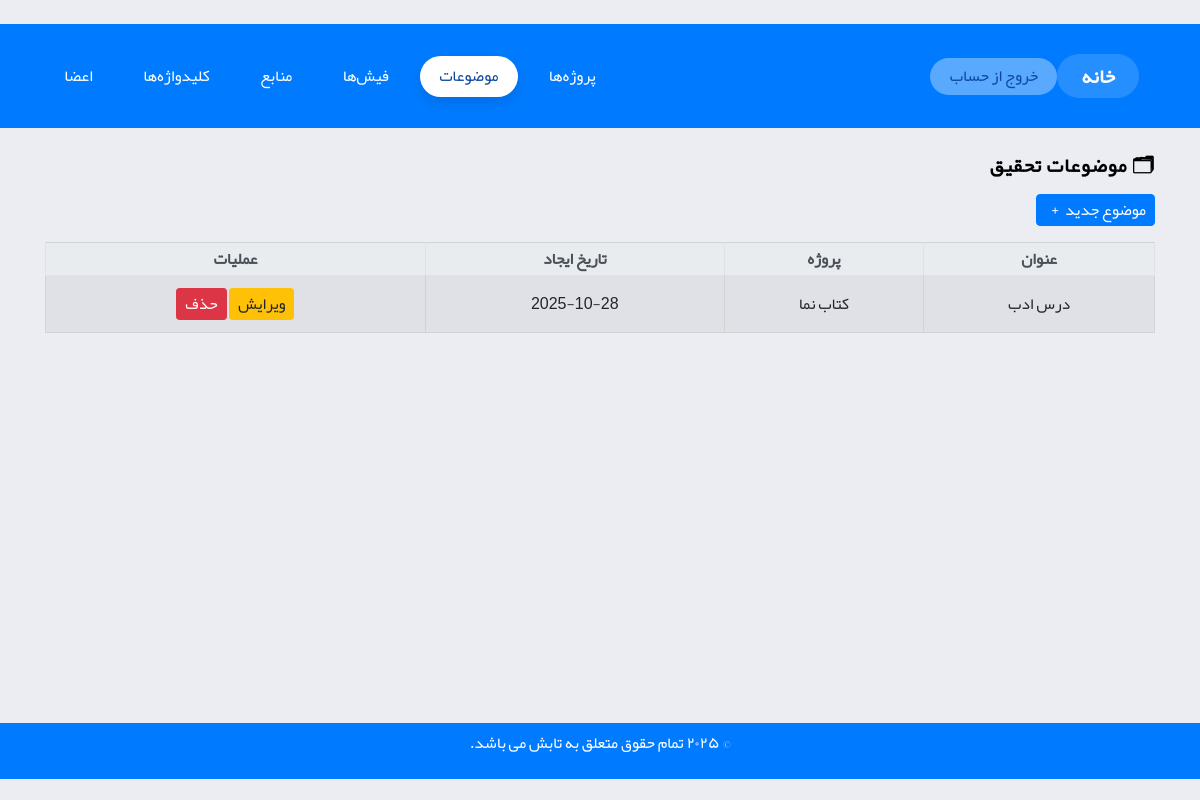
Page /topics/ (signed in) on the committed database.
### research/models.py (models this page shows, shortened)
class ResearchTopic(models.Model):
    project = models.ForeignKey(ResearchProject, on_delete=models.CASCADE, related_name="topics", verbose_name="پروژه")
    title = models.CharField(max_length=200, verbose_name="عنوان موضوع")
    description = models.TextField(blank=True, verbose_name="توضیحات")
    created_at = models.DateTimeField(auto_now_add=True, verbose_name="تاریخ ایجاد")
    class Meta:
        verbose_name = "موضوع تحقیق"
        verbose_name_plural = "موضوعات تحقیق"

class ResearchProject(models.Model):
    user = models.ForeignKey(settings.AUTH_USER_MODEL, on_delete=models.CASCADE, null=True, blank=True, related_name="projects", verbose_name="مدیر پروژه")
    title = models.CharField(max_length=200, verbose_name="عنوان پروژه")
    description = models.TextField(blank=True, verbose_name="توضیحات پروژه")
    created_at = models.DateTimeField(auto_now_add=True, verbose_name="تاریخ ایجاد")
    class Meta:
        verbose_name = "پروژه تحقیقاتی"
        verbose_name_plural = "پروژه‌های تحقیقاتی"

### research/views.py (the view)
# urls.py: path("topics/", views.topic_list, name="topic_list"),
@login_required
def topic_list(request):
    topics = (
        ResearchTopic.objects.filter(project__user=request.user)
        .select_related("project")
        .order_by("-created_at")
    )
    return render(request, "research/topic_list.html", {"topics": topics})

### templates/research/topic_list.html (shortened to what this page needs)
{% extends 'base.html' %}
{% block content %}
<div class="container py-4">
  <h3 class="mb-3 text-right">🗂 موضوعات تحقیق</h3>
  <div class="text-right">
    <a href="{% url 'topic_create' %}" class="btn btn-primary mb-3"> موضوع جدید<i class="fa-solid fa-plus"></i></a>
  </div>
  <div class="table-responsive">
    <table class="table table-striped text-right">
      <thead class="thead-light">
        <tr>
          <th>عنوان</th>
          <th>پروژه</th>
          <th>تاریخ ایجاد</th>
          <th class="text-center">عملیات</th>
        </tr>
      </thead>
      <tbody>
        {% for topic in topics %}
          <tr>
            <td>{{ topic.title }}</td>
            <td>{{ topic.project.title }}</td>
            <td>{{ topic.created_at|date:"Y-m-d" }}</td>
            <td class="text-center">
              <a href="{% url 'topic_update' topic.id %}" class="btn btn-sm btn-warning">ویرایش</a>
              <a href="{% url 'topic_delete' topic.id %}" class="btn btn-sm btn-danger">حذف</a>
            </td>
          </tr>
        {% empty %}
          <tr>
            <td colspan="4" class="text-center text-muted">هیچ موضوعی ثبت نشده است.</td>
          </tr>
        {% endfor %}
      </tbody>
    </table>
  </div>
</div>
{% endblock %}

### ResearchProject/static/css/custom.css (style rules this page uses)
.btn { padding: 3px 8px !important; font-size: 16px; cursor: pointer; }

### templates/base.html (style rules this page uses)
:root { font-family: "Yekan", sans-serif; }
body, body *:not(i) { font-family: "Yekan", sans-serif !important; }

### rows in the picture
ResearchTopic: title "درس ادب", project "کتاب نما", created_at "2025-10-28"
